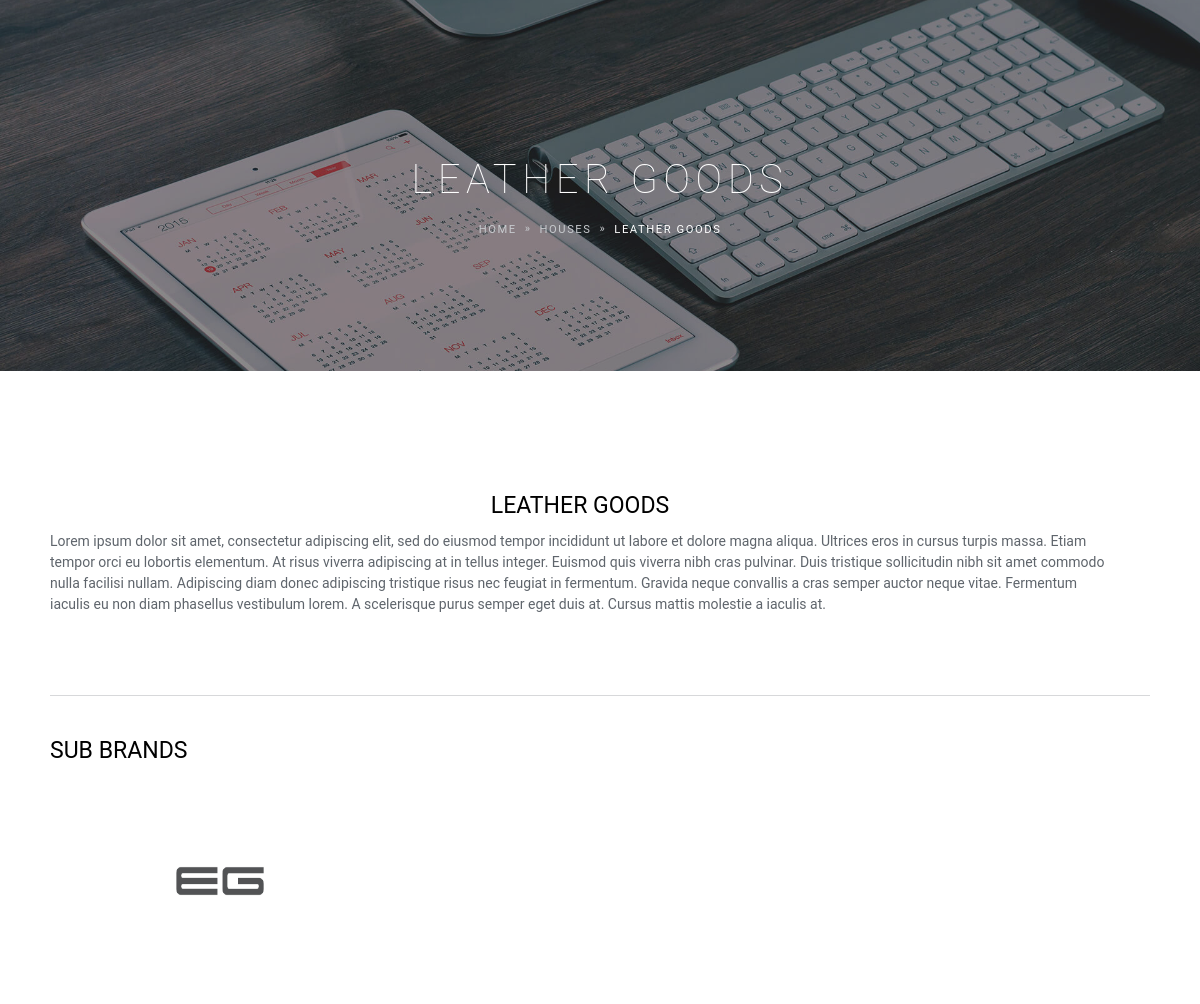
/houses/leather-goods, run on the app's committed database.
### houses/models.py (models this page shows, shortened)
class Houses(models.Model):
    title = models.CharField(max_length=300)
    slug = models.SlugField(max_length=200, unique=True)
    position = models.IntegerField(null=True)
    image = models.ImageField(upload_to='houses')
    banner = models.ImageField(upload_to="houses/banner", null=True)
    description = HTMLField()
    keywords = models.CharField(max_length=300, null=True)
    seo_description = models.TextField(null=True)

### brands/models.py (models this page shows, shortened)
class Brands(models.Model):
    STATUS_CHOICES = (
        ('d', 'Draft'),
        ('p', 'Publish')
    )
    title = models.CharField(max_length=300)
    slug = models.SlugField(max_length=200, unique=True)
    tags = models.ManyToManyField(Tags, related_name='brands', blank=True)
    description = HTMLField()
    founded = models.DateTimeField(default=timezone.now)
    line = models.ManyToManyField(Houses, related_name='brands')
    website = models.CharField(max_length=300,blank=True,null=True)
    address = models.CharField(max_length=500,blank=True,null=True)
    image = models.ImageField(upload_to='brands')
    thumbnail = models.ImageField(upload_to='brands/thumbnail', null=True)
    banner = models.ImageField(upload_to="brands/banner", null=True)
    created = models.DateTimeField(auto_now_add=True)
    updated = models.DateTimeField(auto_now=True)
    status = models.CharField(max_length=1, choices=STATUS_CHOICES)
    keywords = models.CharField(max_length=300, null=True)
    seo_description = models.TextField(null=True)

### houses/views.py (the view)
# urls.py: path('houses/<slug:slug>', views.HousesDetailView.as_view(), name="detail_view"),
class HousesDetailView(DetailView):
    model = models.Houses
    context_object_name = 'house'
    queryset = models.Houses.objects.all()
    template_name = 'houses_detail.html'
    def get_context_data(self, **kwargs):
        context = super().get_context_data(**kwargs)
        context['brands'] = Brands.objects.filter(line=self.object)
        return context

### houses/templates/houses_detail.html (shortened to what this page needs)
{% extends 'base/main_base.html' %}
{% load thumbnail %}
{% load static %}
{% block content %}
<section class="text-center overflow-hidden py-0" data-zanim-timeline="{}" data-zanim-trigger="scroll">
    <div class="bg-holder overlay  parallax" style="background-image:url({{ house.banner.url }});">
    </div>
    <div class="container-fluid">
        <div class="header-overlay"></div>
        <div class="position-relative pt-10 pb-8">
        <div class="header-text">
            <div class="overflow-hidden">
            <h1 class="display-3 fs-5 text-white fw-lighter ls-2" data-zanim-xs='{"duration":2,"delay":0}'>{{ house.title }}</h1>
            </div>
            <div class="overflow-hidden">
            <div class="d-flex justify-content-center" data-zanim-xs='{"duration":2,"delay":0.1}'>
                <nav aria-label="breadcrumb">
                <ol class="breadcrumb text-uppercase ls-2">
                    <li class="breadcrumb-item"><a class="text-400 hover-color-white" href="{% url "page:home" %}">Home</a></li>
                    <li class="breadcrumb-item"><a class="text-400 hover-color-white" href="{% url "houses:list_view" %}">Houses</a></li>
                    <li class="breadcrumb-item active" aria-current="page">{{ house.title }}</li>
                </ol>
                </nav>
            </div>
            </div>
        </div>
        </div>
    </div>
</section>
<section>
<div class="container">
    <div class="row">
        <div class="col-lg pe-lg-5 mb-4 mb-lg-0 position-relative">
        <h4 class="fw-normal d-flex justify-content-center font-base">{{ house.title }}</h4>
        {{ house.description|safe }}
    </div>
    </div>
    {% if brands %}
    <div class="row">
        <div class="col-12">
            <hr class="mt-5 mb-4" />
            <h4 class="fw-normal mb-3">Sub Brands</h4>
        </div>
        {% for brand in brands %}
        <div class="col-12 col-sm-6 col-lg-4 thumbnail-grid-item">
            <a href="{% url "brands:detail_view" brand.slug %}">
                <img class="w-100 rounded img-fluid" src="{{ brand.thumbnail.url }}" alt="{{ brand.title }}">
            </a>
        </div>
        {% endfor %}
    </div>
    {% endif %}
</div>
</section>
{% endblock content %}

### data on the page
Houses: banner (picture), title "LEATHER GOODS", description "Lorem ipsum dolor sit amet, consectetur adipiscing elit, sed do eiusmod tempor incididunt ut labore et dolore magna aliqua. Ultrices eros in cursus turpis massa. Etiam tempor orci eu lobortis elementum. At risus viverra adipiscing at in tellus integer. Euismod quis viverra nibh cras pulvinar. Duis tristique sollicitudin nibh sit amet commodo nulla facilisi nullam. Adipiscing diam donec adipiscing tristique risus nec feugiat in fermentum. Gravida neque convallis a cras semper auctor neque vitae. Fermentum iaculis eu non diam phasellus vestibulum lorem. A scelerisque purus semper eget duis at. Cursus mattis molestie a iaculis at."
Brands: thumbnail (picture)
